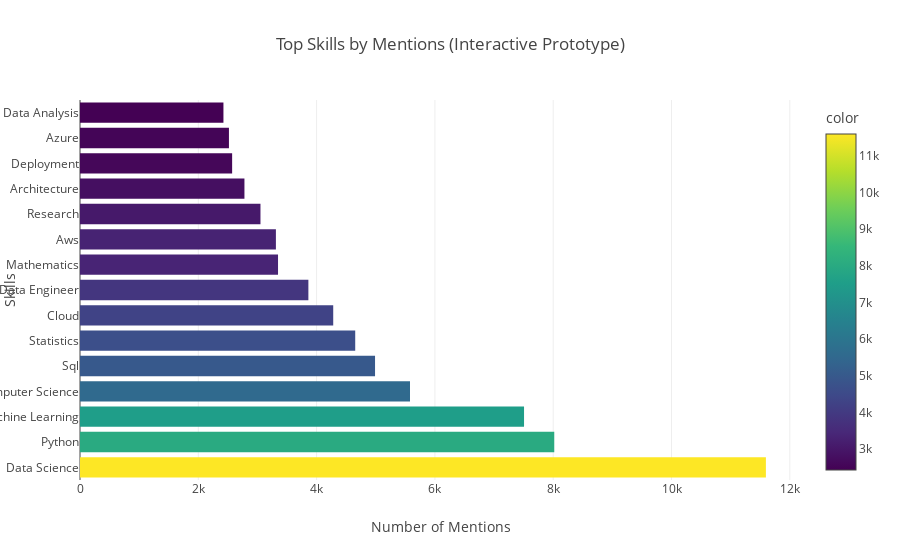

The notebook cell this image was saved under:
### Markdown cell above
## 2. Test Individual Dashboard Components
Prototype each visualization component separately.

### Code cell
# Test skill frequency analysis
print("🔧 Testing Skills Analysis Component...")

skill_analysis = analyzer.analyze_skill_frequency(df)

# Create interactive skill frequency plot
top_skills = skill_analysis['top_skills'][:15]
skills, counts = zip(*top_skills)

fig = px.bar(
    x=counts, y=skills,
    orientation='h',
    title="Top Skills by Mentions (Interactive Prototype)",
    labels={'x': 'Number of Mentions', 'y': 'Skills'},
    color=counts,
    color_continuous_scale='Viridis'
)

fig.show()

### Figure 1 — Plotly figure (JSON) as saved in the notebook; plotly's stock layout.template omitted (floating-point values rounded to 4 significant figures)
{"data": [{"hovertemplate": "Number of Mentions=%{x}<br>Skills=%{y}<br>color=%{marker.color}<extra></extra>", "legendgroup": "", "marker": {"color": [11596, 8018, 7507, 5579, 4988, 4653, 4281, 3861, 3348, 3312, 3051, 2780, 2572, 2518, 2425], "coloraxis": "coloraxis", "pattern": {"shape": ""}}, "name": "", "orientation": "h", "showlegend": false, "textposition": "auto", "type": "bar", "x": [11596, 8018, 7507, 5579, 4988, 4653, 4281, 3861, 3348, 3312, 3051, 2780, 2572, 2518, 2425], "xaxis": "x", "y": ["Data Science", "Python", "Machine Learning", "Computer Science", "Sql", "Statistics", "Cloud", "Data Engineer", "Mathematics", "Aws", "Research", "Architecture", "Deployment", "Azure", "Data Analysis"], "yaxis": "y"}], "layout": {"barmode": "relative", "coloraxis": {"colorbar": {"title": {"text": "color"}}, "colorscale": [[0, "#440154"], [0.1111, "#482878"], [0.2222, "#3e4989"], [0.3333, "#31688e"], [0.4444, "#26828e"], [0.5556, "#1f9e89"], [0.6667, "#35b779"], [0.7778, "#6ece58"], [0.8889, "#b5de2b"], [1, "#fde725"]]}, "legend": {"tracegroupgap": 0}, "title": {"text": "Top Skills by Mentions (Interactive Prototype)"}, "xaxis": {"anchor": "y", "domain": [0, 1], "title": {"text": "Number of Mentions"}}, "yaxis": {"anchor": "x", "domain": [0, 1], "title": {"text": "Skills"}}}}
